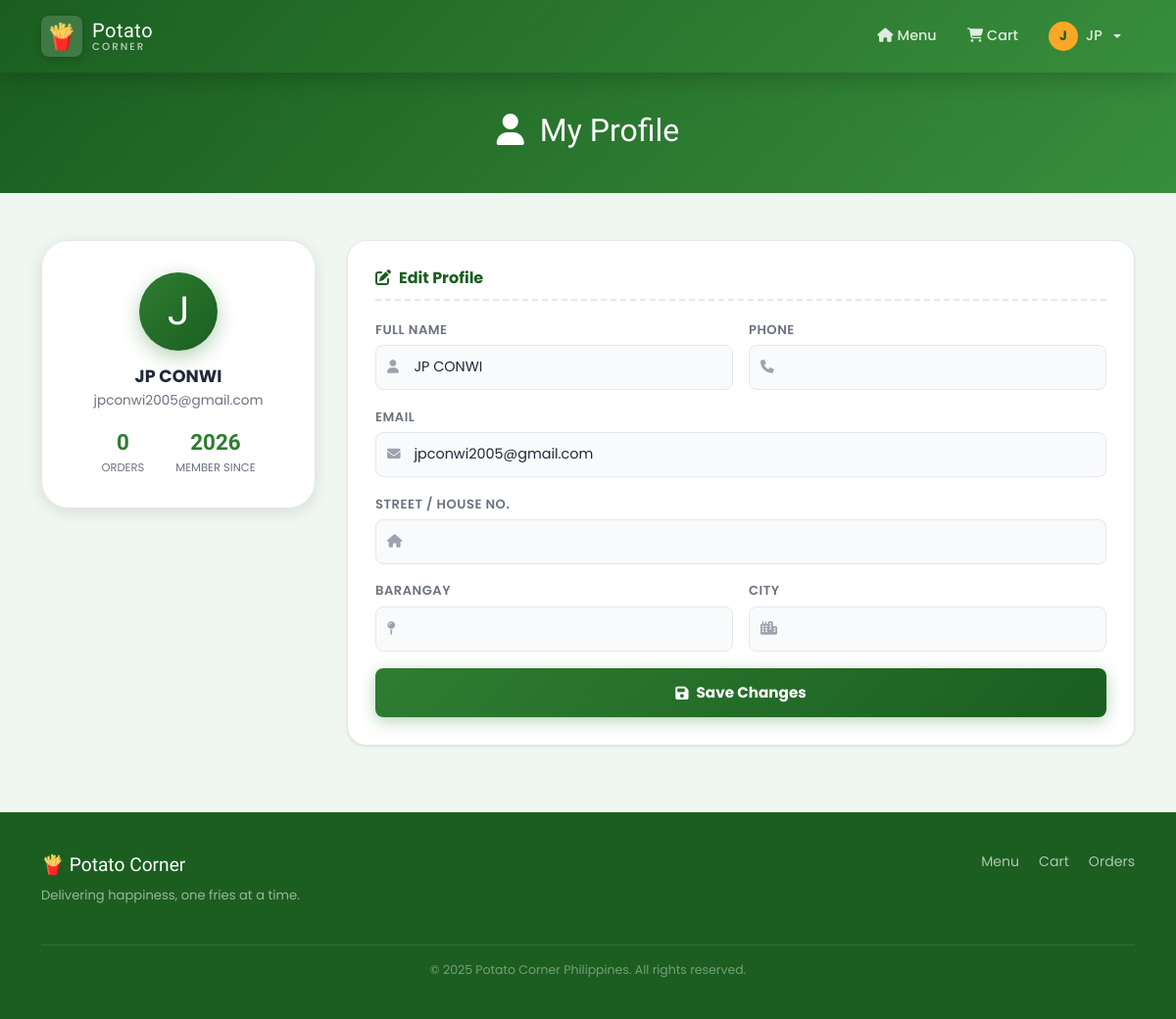
Screenshot of /profile (signed in) with the database file from the repository.
### models.py (models this page shows, shortened)
class User(UserMixin, db.Model):
    __tablename__ = 'users'
    id            = db.Column(db.Integer, primary_key=True)
    username      = db.Column(db.String(80), unique=True, nullable=False)
    email         = db.Column(db.String(120), unique=True, nullable=False)
    password_hash = db.Column(db.String(200), nullable=False)
    full_name     = db.Column(db.String(100), nullable=False)
    phone         = db.Column(db.String(20))
    street        = db.Column(db.String(200))
    barangay      = db.Column(db.String(100))
    city          = db.Column(db.String(100))
    province      = db.Column(db.String(100))
    zipcode       = db.Column(db.String(10))
    address       = db.Column(db.Text)          # legacy / combined
    google_id     = db.Column(db.String(100), unique=True, nullable=True)
    profile_complete = db.Column(db.Boolean, default=False)  # False for new Google users
    is_admin      = db.Column(db.Boolean, default=False)
    created_at    = db.Column(db.DateTime, default=datetime.utcnow)
    orders        = db.relationship('Order', backref='user', lazy=True)

### views.py (the view, shortened to what this page needs)
    @app.route('/profile', methods=['GET', 'POST'])
    @login_required
    def profile():
        orders = OrderController.get_user_orders(current_user.id)
        return render_template('profile.html', orders=orders)

### controllers.py (called while the page is built)
    @staticmethod
    def get_user_orders(user_id):
        return Order.query.filter_by(user_id=user_id).order_by(Order.order_date.desc()).all()

### templates/profile.html (shortened to what this page needs)
{% extends "base.html" %}
{% block content %}
<div class="page-header-section">
  <div class="container">
    <div class="page-header-inner">
      <h1 class="page-title"><i class="fas fa-user me-3"></i>My Profile</h1>
    </div>
  </div>
</div>
<section class="profile-section">
  <div class="container">
    <div class="profile-layout">
      <div class="profile-side">
        <div class="profile-card">
          <div class="profile-avatar-big">{{ current_user.full_name[0].upper() }}</div>
          <h3 class="profile-name">{{ current_user.full_name }}</h3>
          <p class="profile-email">{{ current_user.email }}</p>
          <div class="profile-stats">
            <div class="profile-stat"><strong>{{ orders|length }}</strong><span>Orders</span></div>
            <div class="profile-stat"><strong>{{ current_user.created_at.strftime('%Y') }}</strong><span>Member Since</span></div>
          </div>
        </div>
      </div>
      <div class="profile-main">
        <div class="checkout-card">
          <h3 class="checkout-card-title"><i class="fas fa-edit me-2"></i>Edit Profile</h3>
          <form method="POST" action="{{ url_for('profile') }}" class="auth-form">
            <div class="form-row-2">
              <div class="form-group-custom">
                <label class="form-label-custom">Full Name</label>
                <div class="input-icon-wrap">
                  <input type="text" name="full_name" class="form-control-custom" value="{{ current_user.full_name }}" required>
                </div>
              </div>
              <div class="form-group-custom">
                <label class="form-label-custom">Phone</label>
                <div class="input-icon-wrap">
                  <input type="text" name="phone" class="form-control-custom" value="{{ current_user.phone or '' }}">
                </div>
              </div>
            </div>
            <div class="form-group-custom">
              <label class="form-label-custom">Email</label>
              <div class="input-icon-wrap">
                <input type="email" name="email" class="form-control-custom" value="{{ current_user.email }}" required>
              </div>
            </div>
            <div class="form-group-custom">
              <label class="form-label-custom">Street / House No.</label>
              <div class="input-icon-wrap">
                <input type="text" name="street" class="form-control-custom" value="{{ current_user.street or '' }}">
              </div>
            </div>
            <div class="form-row-2">
              <div class="form-group-custom">
                <label class="form-label-custom">Barangay</label>
                <div class="input-icon-wrap">
                  <input type="text" name="barangay" class="form-control-custom" value="{{ current_user.barangay or '' }}">
                </div>
              </div>
              <div class="form-group-custom">
                <label class="form-label-custom">City</label>
                <div class="input-icon-wrap">
                  <input type="text" name="city" class="form-control-custom" value="{{ current_user.city or '' }}">
                </div>
              </div>
            </div>
            <button type="submit" class="btn-auth-submit">
              <i class="fas fa-save me-2"></i>Save Changes
            </button>
          </form>
        </div>
      </div>
    </div>
  </div>
</section>
{% endblock %}

### templates/base.html (shortened to what this page needs)
<!DOCTYPE html>
<html lang="en">
<head>
  <link href="https://cdn.jsdelivr.net/npm/bootstrap@5.3.0/dist/css/bootstrap.min.css" rel="stylesheet">
  <link href="https://cdnjs.cloudflare.com/ajax/libs/font-awesome/6.4.0/css/all.min.css" rel="stylesheet">
  <link href="{{ url_for('static', filename='css/style.css') }}" rel="stylesheet">
</head>
<body>
<div class="bg-particles" aria-hidden="true">
  {% for i in range(12) %}
  <div class="particle particle-{{ i % 4 }}"></div>
  {% endfor %}
</div>
<nav class="navbar navbar-expand-lg">
  <div class="container">
    <a class="navbar-brand" href="{{ url_for('index') }}">
      <div class="brand-icon">🍟</div>
      <div class="brand-text">
        <span class="brand-main">Potato</span>
        <span class="brand-sub">Corner</span>
      </div>
    </a>
    <div class="collapse navbar-collapse" id="navbarNav">
      <ul class="navbar-nav ms-auto align-items-lg-center gap-1">
        <li class="nav-item">
          <a class="nav-link {% if request.endpoint == 'index' %}active{% endif %}" href="{{ url_for('index') }}">
            <i class="fas fa-home me-1"></i>Menu
          </a>
        </li>
        <li class="nav-item">
          <a class="nav-link {% if request.endpoint == 'cart' %}active{% endif %}" href="{{ url_for('cart') }}">
            <i class="fas fa-shopping-cart me-1"></i>Cart
          </a>
        </li>
        {% if current_user.is_authenticated %}
          <li class="nav-item dropdown">
            <a class="nav-link dropdown-toggle user-nav" href="#" data-bs-toggle="dropdown">
              <div class="user-avatar">{{ current_user.full_name[0].upper() }}</div>
              <span class="d-none d-lg-inline">{{ current_user.full_name.split()[0] }}</span>
            </a>
          </li>
        {% endif %}
      </ul>
    </div>
  </div>
</nav>
<main>
  {% block content %}{% endblock %}
</main>
<footer class="site-footer">
  <div class="container">
    <div class="footer-content">
      <div class="footer-brand">
        <span class="footer-logo">🍟 Potato Corner</span>
        <p>Delivering happiness, one fries at a time.</p>
      </div>
      <div class="footer-links">
        <a href="{{ url_for('index') }}">Menu</a>
        <a href="{{ url_for('cart') }}">Cart</a>
        {% if current_user.is_authenticated %}
          <a href="{{ url_for('orders') }}">Orders</a>
        {% endif %}
      </div>
    </div>
    <div class="footer-bottom">
      <p>&copy; 2025 Potato Corner Philippines. All rights reserved.</p>
    </div>
  </div>
</footer>
</body>
</html>

### rows the page displays
User: full_name "J", full_name "JP", full_name "JP CONWI", email "jpconwi2005@gmail.com", created_at "2026"

### other values shown
{{ orders|length }} "0"
